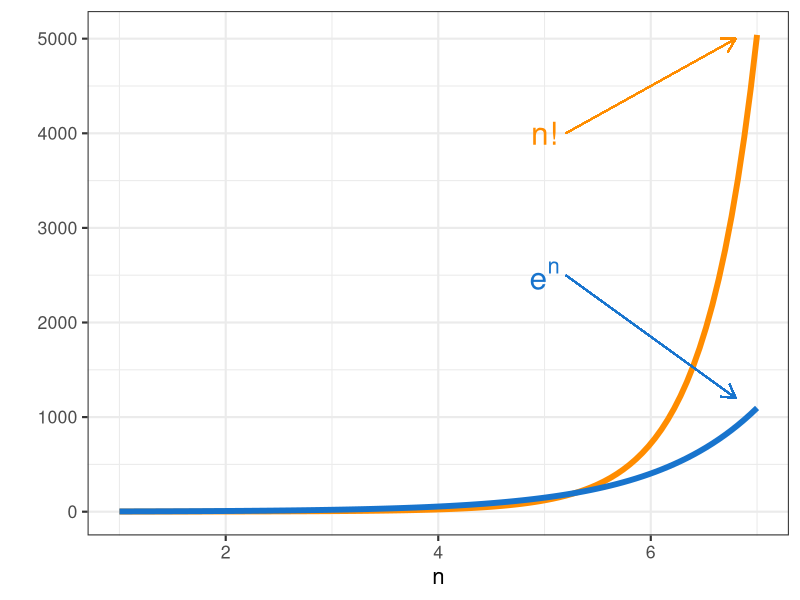

The R script that drew this image:
## ---- chunk 1
#| echo: FALSE
#| message: FALSE

library(tidyverse)

contador_ejemplos <- 0
## ---- chunk 2
#| echo: FALSE
contador_ejemplos <- contador_ejemplos + 1
## ---- chunk 3
#| echo: FALSE
contador_ejemplos <- contador_ejemplos + 1
## ---- chunk 4
#| echo: FALSE
#| label: fig-crecimiento-factorial
#| fig-cap: "Comparación de las funciones exponencial y factorial." 

ggplot(data.frame(x = seq(1, 7, 0.1)), aes(x)) +
  # Factorial
  geom_function(fun = factorial, colour = "darkorange", linewidth = 2) +
  annotate("text", x = 5, y = 4000, label = "n!", color = "darkorange", size = 8) +
  geom_segment(
    aes(x = 5.2, y = 4000, xend = 6.8, yend = 5000), 
    colour = "darkorange", arrow = arrow(length = unit(0.03, "npc"))
  ) +
  # Exponencial
  geom_function(fun = exp, colour = "dodgerblue3", linewidth = 2) +
  annotate("text", x = 5, y = 2500, label = "e^n", color = "dodgerblue3", size = 8, parse = T) +
  geom_segment(
    aes(x = 5.2, y = 2500, xend = 6.8, yend = 1200), 
    colour = "dodgerblue3", arrow = arrow(length = unit(0.03, "npc"))
  ) +
  xlab("n") + ylab("") +
  theme_bw(base_size = 16)
## ---- chunk 5
#| echo: FALSE
contador_ejemplos <- contador_ejemplos + 1
## ---- chunk 6
#| echo: FALSE
contador_ejemplos <- contador_ejemplos + 1
## ---- chunk 7
#| echo: FALSE
contador_ejemplos <- contador_ejemplos + 1
## ---- chunk 8
#| echo: FALSE
contador_ejemplos <- contador_ejemplos + 1
## ---- chunk 9
#| echo: FALSE
contador_ejemplos <- contador_ejemplos + 1
## ---- chunk 10
#| echo: FALSE
contador_ejemplos <- contador_ejemplos + 1
## ---- chunk 11
#| echo: FALSE
contador_ejemplos <- contador_ejemplos + 1
## ---- chunk 12
#| echo: FALSE
contador_ejemplos <- contador_ejemplos + 1
## ---- chunk 13
#| echo: FALSE
contador_ejemplos <- contador_ejemplos + 1
## ---- chunk 14
#| echo: FALSE
contador_ejemplos <- contador_ejemplos + 1
## ---- chunk 15
#| echo: FALSE
contador_ejemplos <- contador_ejemplos + 1
## ---- chunk 16
#| echo: FALSE
contador_ejemplos <- contador_ejemplos + 1
## ---- chunk 17
#| echo: FALSE
contador_ejemplos <- contador_ejemplos + 1
## ---- chunk 18
#| echo: FALSE
contador_ejemplos <- contador_ejemplos + 1
## ---- chunk 19
#| echo: FALSE
contador_ejemplos <- contador_ejemplos + 1
## ---- chunk 20
#| echo: FALSE
contador_ejemplos <- contador_ejemplos + 1
## ---- chunk 21
#| echo: FALSE
contador_ejemplos <- contador_ejemplos + 1
